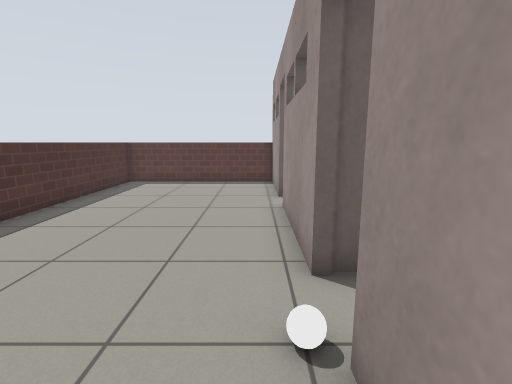
[1] (above)

17 first-person views from a walk through a Gazebo world. The camera is 1 m above the floor, tilts 10° down and sees 85° across. The floor is counted in squares, 0.5 m on a side. Each view is taken from the middle of a square. On the plan, view 1 faces up. The plan holds only what a view shows up to about 16 squares ahead; the rest is blank. Simple patterns stand in for the simulator's built-in surfaces. Some stock models are drawn as simple stand-ins.

[2]
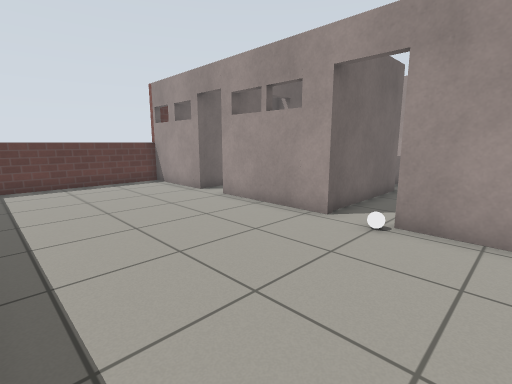

[3]
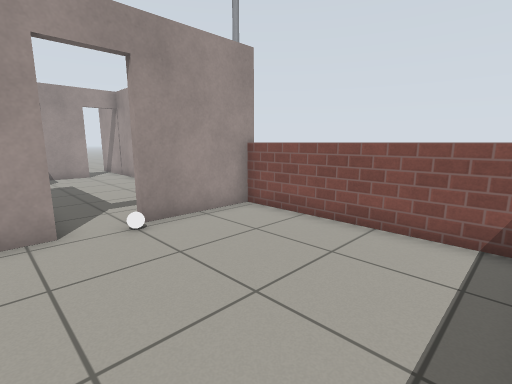

[4]
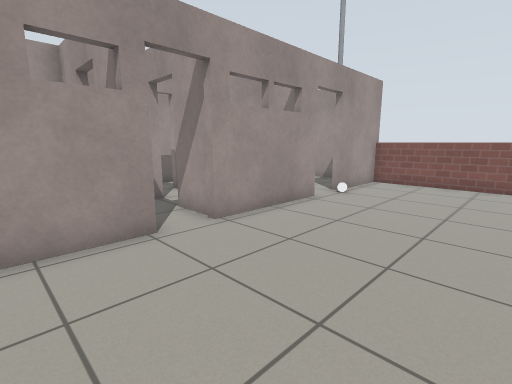

[5]
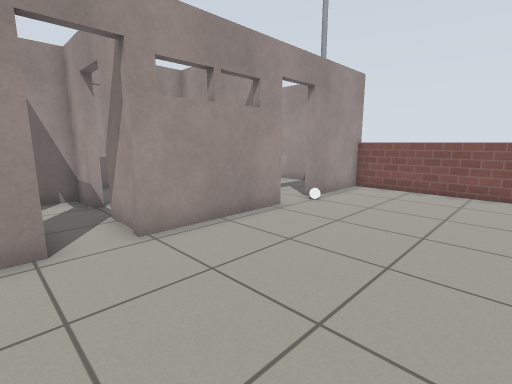

[6]
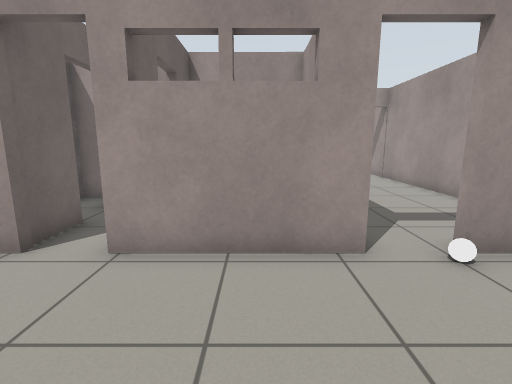

[7]
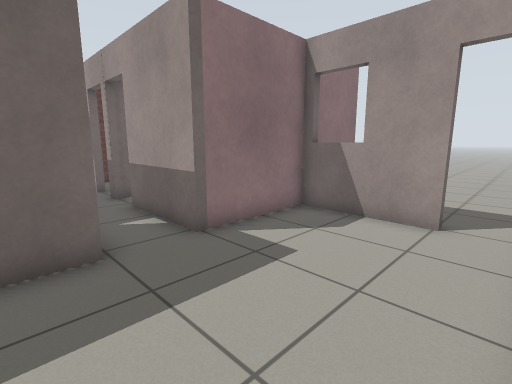

[8]
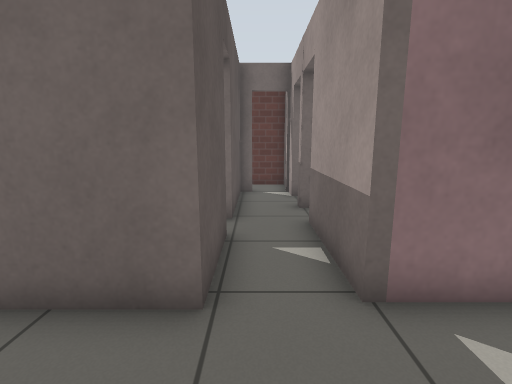

[9]
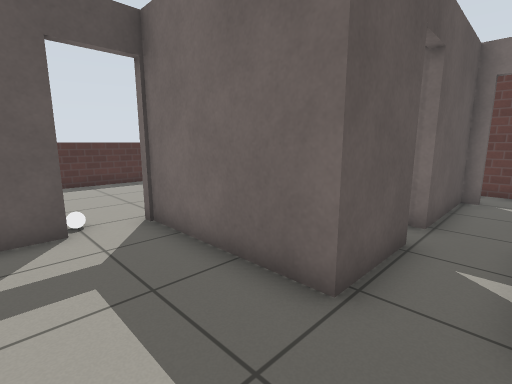

[10]
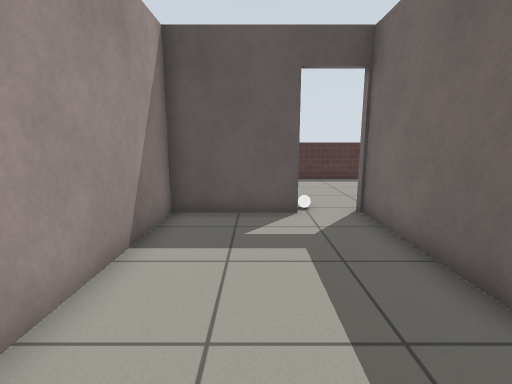

[11]
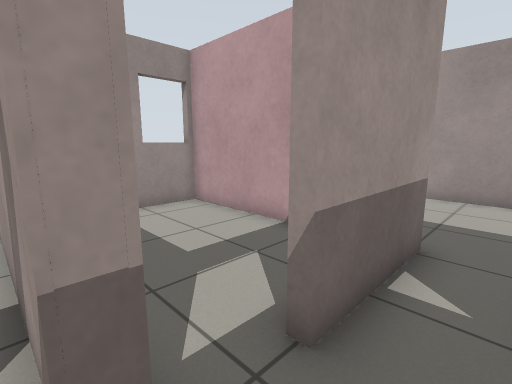

[12]
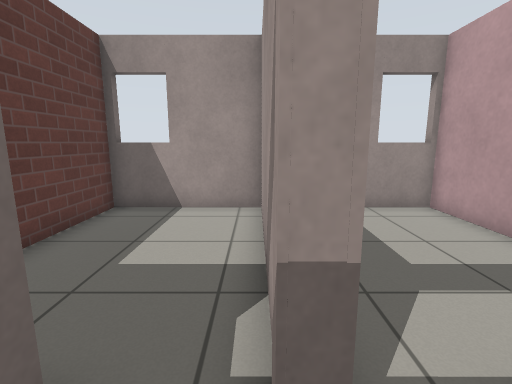

[13]
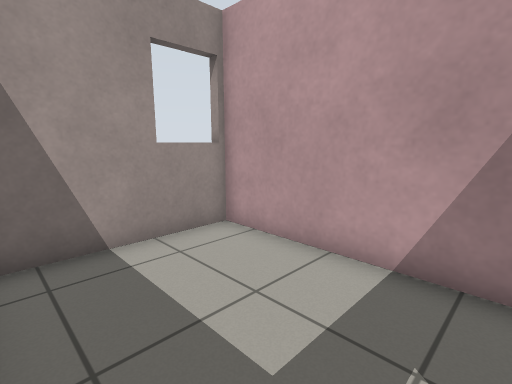

[14]
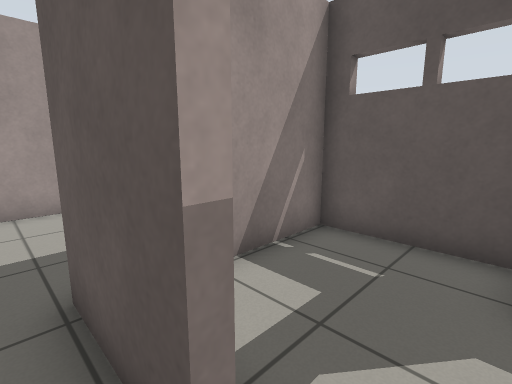

[15]
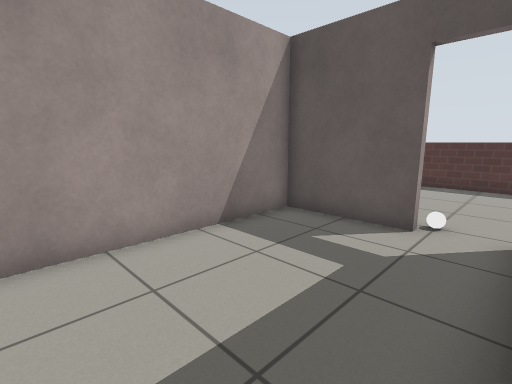

[16]
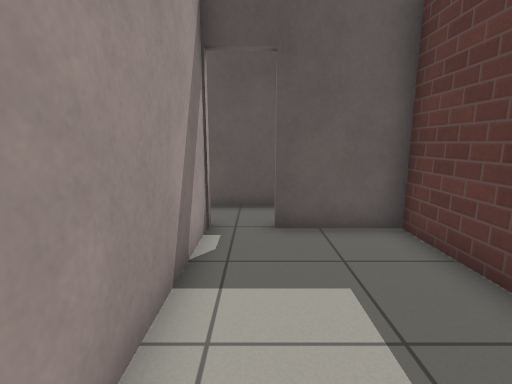

[17]
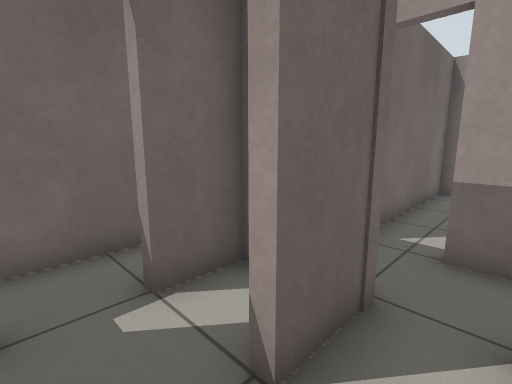

### Floor plan
Points are (right, up) in squares from view 1. A wall is a line through its corners. A room is listed if a view was taken in it or the views show most of it. See-through windows are left out.
Room 1 (views 1, 2, 3, 4, 5, 6)
walls: (0.8, 4.1) (0.8, 8.6); (0.8, 10.4) (0.8, 14.8); (-5.9, -1.4) (0.9, -1.4); (0.8, -1.9) (0.8, 2.2); (0.9, 14.4) (-6.6, 14.4) (-6.6, 0.2)
ways out: opening at (1, 3) to room 2; open door at (1, 4) to room 2; open door at (1, 9.5) to room 6
objects: other object (0, 2)
Room 2 (views 7, 8, 9, 10, 11, 12, 14, 15)
walls: (6.4, 6.9) (6.4, 4.1) (0.8, 4.1); (12.3, 0.4) (12.3, 4.1) (8.3, 4.1) (8.3, 7.9); (12.7, 3.9) (12.2, 3.9); (0.8, 2.2) (1.1, 2.2) (1.1, -1.4) (12.4, -1.4); (8.3, 9.5) (8.3, 9.8); (6.9, 12.4) (6.4, 12.4) (6.4, 8.3)
ways out: opening at (1, 3) to room 1; open door at (1, 4) to room 1; open door at (8.3, 10) to room 3; open door at (6, 7.5) to room 5; open door at (12.5, -0.5)
Room 3 (view 13)
walls: (10, 4.5) (15.5, 4.5) (15.5, 9.5) (8.3, 9.5)
ways out: open door at (8.3, 10) to room 2
Room 4 (view 16)
walls: (15.5, 9.7) (15.5, 14.4) (8.7, 14.4) (8.7, 11.5); (8.3, 9.8) (14.8, 9.8)
Room 5 (view 17)
walls: (1.1, 8) (1.1, 4.5) (4, 4.5); (6.4, 8.3) (4.5, 8.3)
ways out: open door at (6, 7.5) to room 2; open door at (3.7, 9.5) to room 6
Room 6 (no view inside)
walls: (0.8, 8.6) (3, 8.6); (2.9, 10.4) (0.8, 10.4)
ways out: open door at (1, 9.5) to room 1; open door at (3.7, 9.5) to room 5
Room 7 (no view inside)
walls: (4.5, 8.6) (6.1, 8.6) (6.1, 10.4) (4.4, 10.4)
Room 8 (no view inside)
walls: (6.1, 12.4) (3, 12.4)

Positions as (right, up) in squares from view 1, and headings:
1: (0, 0), facing up
2: (-6, 0), facing up-right
3: (-6, 5), facing down-right
4: (-5, 13), facing down-right
5: (-5, 11), facing down-right
6: (-4, 6), facing right
7: (5, -1), facing up-right
8: (7, 1), facing up
9: (8, 1), facing up-left
10: (9, 1), facing left
11: (7, 10), facing down-right
12: (7, 10), facing right
13: (10, 9), facing down-right
14: (7, 8), facing down-left
15: (8, 4), facing down-left
16: (15, 11), facing left
17: (3, 7), facing up-right
